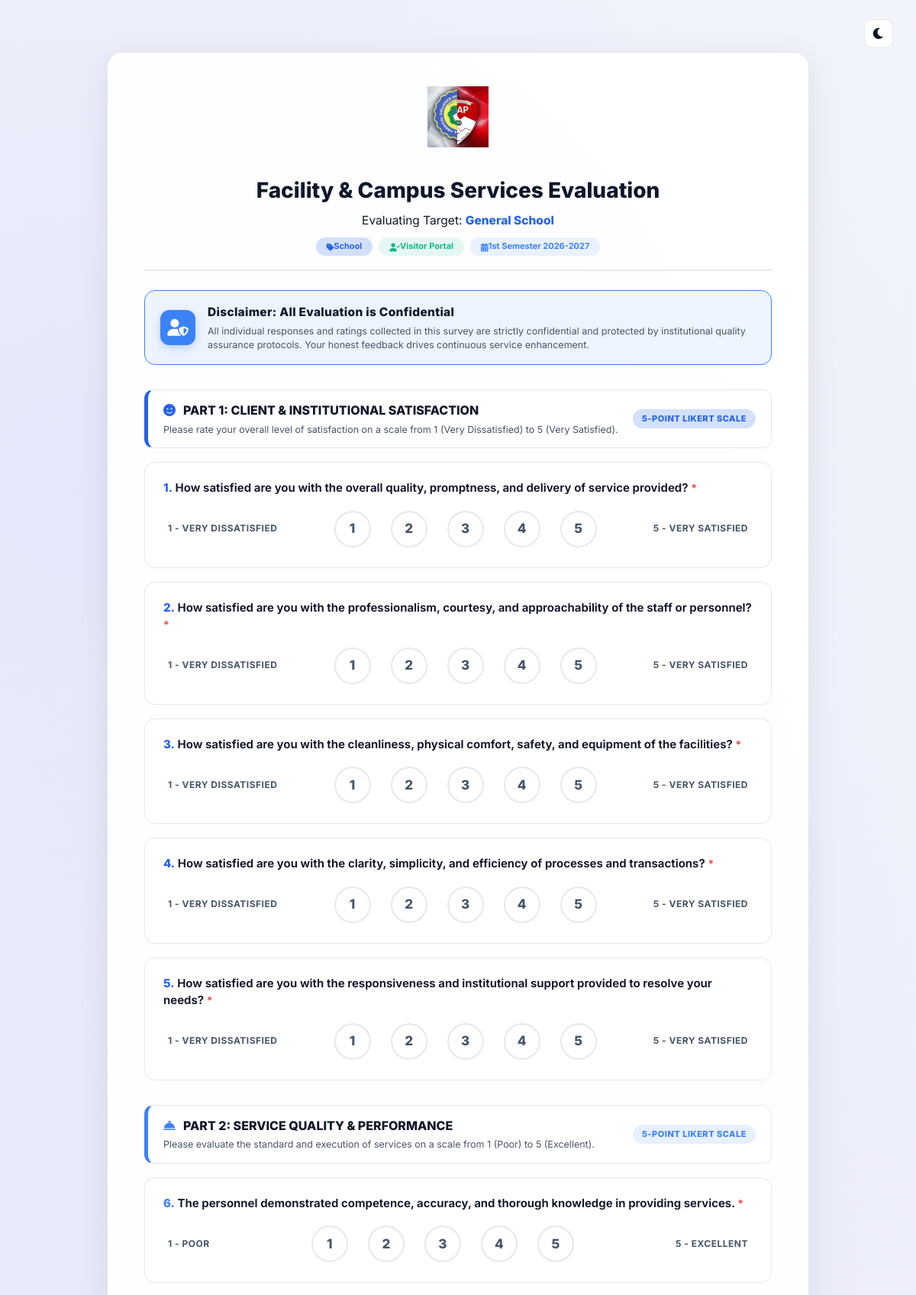
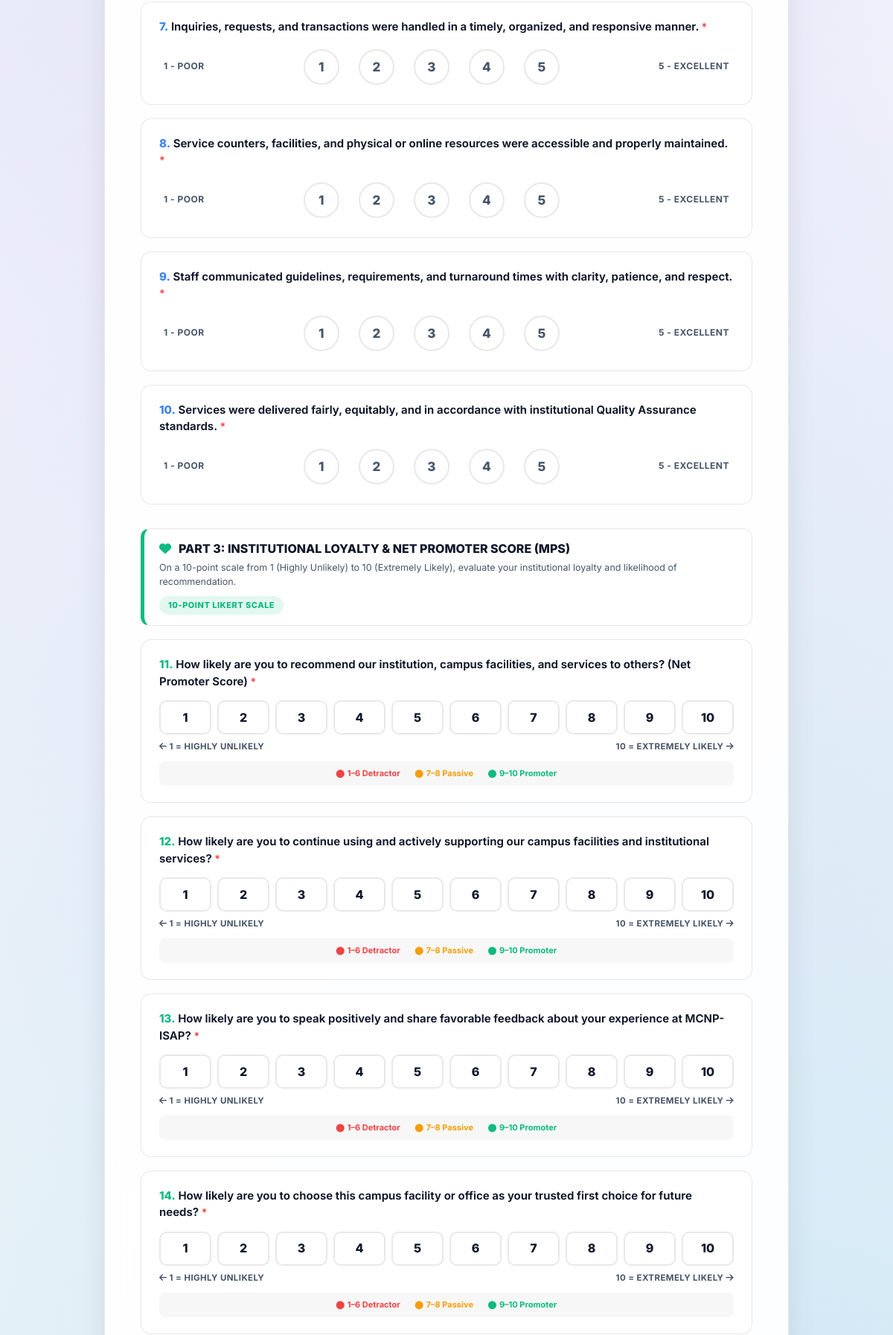
The app's page /evaluate_facility.php (upper part) with its own data (2 pictures, top to bottom).
### tables this page shows
CREATE TABLE `academic_periods` (
  `id` int(11) NOT NULL AUTO_INCREMENT,
  `school_year` varchar(20) NOT NULL,
  `semester` varchar(50) NOT NULL,
  `is_active` tinyint(1) DEFAULT 0,
  `created_at` timestamp NOT NULL DEFAULT current_timestamp(),
  PRIMARY KEY (`id`)
);

CREATE TABLE `evaluation_questions` (
  `id` int(11) NOT NULL AUTO_INCREMENT,
  `question_text` text NOT NULL,
  `category` varchar(100) DEFAULT 'General',
  PRIMARY KEY (`id`)
);

### evaluate_facility.php (the view, shortened to what this page needs)
<?php
include 'db_connect.php';
if (!isset($_SESSION['role'])) {
    $chk_v = $conn->query("SELECT id FROM users WHERE username = 'guest_visitor' LIMIT 1");
    if ($v_row = $chk_v->fetch_assoc()) {
        $_SESSION['id'] = (int)$v_row['id'];
    } else {
        $p_hash = password_hash('guest_visitor_pwd', PASSWORD_DEFAULT);
        $conn->query("INSERT INTO users (username, password, role, full_name, first_name, last_name, school, status) VALUES ('guest_visitor', '$p_hash', 'visitor', 'Guest Visitor', 'Guest', 'Visitor', 'isap', 'active')");
    }
}
$user_role = $_SESSION['role'];
if ($user_role === 'faculty') {
    $return_url = 'dashboard_faculty.php#facilities-section';
    $portal_name = 'Faculty Portal';
} elseif ($user_role === 'dean') {
    $return_url = 'dashboard_dean.php#facilities-section';
    $portal_name = 'Dean Portal';
} elseif ($user_role === 'visitor') {
    $return_url = 'dashboard_visitor.php#facilities-section';
    $portal_name = 'Visitor Portal';
} else {
    $return_url = 'dashboard_student.php#facilities-tab';
    $portal_name = 'Student Portal';
}
$target_name = trim($_GET['target'] ?? 'General School');
$category_filter = trim($_GET['cat'] ?? 'School');
$sat_questions = $conn->query("SELECT * FROM evaluation_questions WHERE category = 'Satisfaction' ORDER BY id ASC")->fetch_all(MYSQLI_ASSOC);
$srv_questions = $conn->query("SELECT * FROM evaluation_questions WHERE category = 'Service' ORDER BY id ASC")->fetch_all(MYSQLI_ASSOC);
$loy_questions = $conn->query("SELECT * FROM evaluation_questions WHERE category = 'Loyalty' ORDER BY id ASC")->fetch_all(MYSQLI_ASSOC);
$active_period = $conn->query("SELECT id, semester, school_year FROM academic_periods WHERE is_active = 1 LIMIT 1")->fetch_assoc();
$period_label = $active_period ? ($active_period['semester'] . ' ' . $active_period['school_year']) : 'Academic Year 2026-2027';
$already_eval = false;
$user_school = $_SESSION['school'] ?? null;
if ($user_school === 'isap') {
    $form_logo = 'ISAP_Logo.png';
} elseif ($user_school === 'mcnp') {
    $form_logo = 'MCNP_Logo.png';
} else {
    $form_logo = 'mcnp-isap.png';
}
$submitted = false;
?>
<!DOCTYPE html>
<html lang="en">
<head>
    <link rel="stylesheet" href="style.css?v=<?php echo filemtime('style.css'); ?>">
    <link rel="stylesheet" href="https://cdnjs.cloudflare.com/ajax/libs/font-awesome/6.0.0/css/all.min.css">
</head>
<body class="dashboard-body eval-page">
    <div class="eval-floating-theme" style="position: absolute; top: 25px; right: 30px; z-index: 1000;">
        <div class="theme-toggle" id="themeBtn" onclick="toggleTheme()" title="Toggle Theme" style="cursor:pointer; width:38px; height:38px; display:flex; align-items:center; justify-content:center; background:var(--card-bg); border:1px solid var(--border-color); border-radius:10px;">
            <i class="fas fa-moon"></i>
        </div>
    </div>
    <div class="eval-container">
        <?php if ($already_eval && !$submitted): ?>
        <div class="success-screen">
             <div class="success-icon"><i class="fas fa-check-circle" style="color: #3b82f6;"></i></div>
             <h2 style="color: var(--text-main); margin-bottom: 12px;">Evaluation Already Recorded</h2>
             <p style="color: var(--text-muted); margin-bottom: 25px;">You have already submitted an official evaluation for <strong><?php echo htmlspecialchars($target_name); ?></strong> for the current academic period.</p>
             <div style="margin-top: 30px;">
                 <a href="<?php echo htmlspecialchars($return_url); ?>" class="nav-link-btn" style="text-decoration:none; display:inline-block; width:auto; padding:12px 40px; background: var(--accent); color: white; border-radius: 8px; font-weight: 700;">
                     <i class="fas fa-arrow-left"></i> Return to Dashboard
                 </a>
             </div>
        </div>
        <?php elseif (!$submitted): ?>
        <div class="form-header">
            <div style="display:flex; justify-content:center; margin-bottom:15px;">
                <div class="eval-logo-badge eval-logo-large"><img src="<?php echo htmlspecialchars($form_logo); ?>" alt="Logo"></div>
            </div>
            <h2>Facility & Campus Services Evaluation</h2>
            <p style="margin-bottom: 10px; font-size: 15.5px; color: var(--text-main);">
                Evaluating Target: <strong style="color: var(--accent); font-weight: 800;"><?php echo htmlspecialchars($target_name); ?></strong>
            </p>
            <div style="display: flex; gap: 8px; justify-content: center; flex-wrap: wrap;">
                <span class="category-badge" style="background: var(--purple-glow); color: var(--accent); font-weight: 700; font-size: 11px;">
                    <i class="fas fa-tag"></i> <?php echo htmlspecialchars($category_filter); ?>
                </span>
                <span class="category-badge" style="background: rgba(16, 185, 129, 0.1); color: #10b981; font-weight: 700; font-size: 11px;">
                    <i class="fas fa-user-check"></i> <?php echo htmlspecialchars($portal_name); ?>
                </span>
                <span class="category-badge" style="background: rgba(59, 130, 246, 0.1); color: #3b82f6; font-weight: 700; font-size: 11px;">
                    <i class="fas fa-calendar-alt"></i> <?php echo htmlspecialchars($period_label); ?>
                </span>
            </div>
        </div>
        <div class="confidentiality-card">
            <div class="confidentiality-icon"><i class="fas fa-user-shield"></i></div>
            <div class="confidentiality-content">
                <h4>Disclaimer: All Evaluation is Confidential</h4>
                <p>All individual responses and ratings collected in this survey are strictly confidential and protected by institutional quality assurance protocols. Your honest feedback drives continuous service enhancement.</p>
            </div>
        </div>
        <form method="POST" id="evalForm">
            <div class="dimension-header">
                <div>
                    <div class="dimension-title">
                        <i class="fas fa-smile" style="color:var(--accent);"></i> PART 1: CLIENT & INSTITUTIONAL SATISFACTION
                    </div>
                    <div class="dimension-subtitle">
                        Please rate your overall level of satisfaction on a scale from 1 (Very Dissatisfied) to 5 (Very Satisfied).
                    </div>
                </div>
                <span class="dimension-badge">5-Point Likert Scale</span>
            </div>
            <?php
            $q_idx = 1;
            foreach ($sat_questions as $q):
            ?>
            <div class="question-box">
                <div class="question-text">
                    <span style="color:var(--accent); font-weight:800;"><?php echo $q_idx++; ?>.</span>
                    <?php echo htmlspecialchars($q['question_text']); ?>
                    <span style="color:#ef4444; font-size:14px;">*</span>
                </div>
                <div class="rating-scale-5">
                    <span class="scale-label">1 - Very Dissatisfied</span>
                    <div class="rating-options-5">
                        <?php for($i = 1; $i <= 5; $i++): ?>
                        <label class="radio-label-5" title="Score <?php echo $i; ?>">
                            <span><?php echo $i; ?></span>
                        </label>
                        <?php endfor; ?>
                    </div>
                    <span class="scale-label">5 - Very Satisfied</span>
                </div>
            </div>
            <?php endforeach; ?>
            <div class="dimension-header srv">
                <div>
                    <div class="dimension-title">
                        <i class="fas fa-concierge-bell" style="color:#3b82f6;"></i> PART 2: SERVICE QUALITY & PERFORMANCE
                    </div>
                    <div class="dimension-subtitle">
                        Please evaluate the standard and execution of services on a scale from 1 (Poor) to 5 (Excellent).
                    </div>
                </div>
                <span class="dimension-badge srv">5-Point Likert Scale</span>
            </div>
            <?php foreach ($srv_questions as $q): ?>
            <div class="question-box">
                <div class="question-text">
                    <span style="color:#3b82f6; font-weight:800;"><?php echo $q_idx++; ?>.</span>
                    <?php echo htmlspecialchars($q['question_text']); ?>
                    <span style="color:#ef4444; font-size:14px;">*</span>
                </div>
                <div class="rating-scale-5">
                    <span class="scale-label">1 - Poor</span>
                    <div class="rating-options-5">
                        <?php for($i = 1; $i <= 5; $i++): ?>
                        <label class="radio-label-5" title="Score <?php echo $i; ?>">
                            <span><?php echo $i; ?></span>
                        </label>
                        <?php endfor; ?>
                    </div>
                    <span class="scale-label">5 - Excellent</span>
                </div>
            </div>
            <?php endforeach; ?>
            <div class="dimension-header loy">
                <div>
                    <div class="dimension-title">
                        <i class="fas fa-heart" style="color:#10b981;"></i> PART 3: INSTITUTIONAL LOYALTY & NET PROMOTER SCORE (MPS)
                    </div>
                    <div class="dimension-subtitle">
                        On a 10-point scale from 1 (Highly Unlikely) to 10 (Extremely Likely), evaluate your institutional loyalty and likelihood of recommendation.
                    </div>
                </div>
                <span class="dimension-badge loy">10-Point Likert Scale</span>
            </div>
            <?php foreach ($loy_questions as $q): ?>
            <div class="question-box">
                <div class="question-text">
                    <span style="color:#10b981; font-weight:800;"><?php echo $q_idx++; ?>.</span>
                    <?php echo htmlspecialchars($q['question_text']); ?>
                    <span style="color:#ef4444; font-size:14px;">*</span>
                </div>
                <div class="scale-10-wrapper">
                    <div class="scale-10-grid">
                        <?php for($i = 1; $i <= 10; $i++):
                            $tier_class = ($i <= 6) ? 'detractor' : (($i <= 8) ? 'passive' : 'promoter');
                        ?>
                        <label class="scale-10-item <?php echo $tier_class; ?>" title="Rating <?php echo $i; ?> of 10">
                            <span><?php echo $i; ?></span>
                        </label>
                        <?php endfor; ?>
                    </div>
                    <div class="scale-10-legend">
                        <span><i class="fas fa-arrow-left"></i> 1 = Highly Unlikely</span>
                        <span>10 = Extremely Likely <i class="fas fa-arrow-right"></i></span>
                    </div>
                    <div class="nps-legend-bar">
                        <span class="nps-tag-detractor"><i class="fas fa-circle"></i> 1–6 Detractor</span>
                        <span class="nps-tag-passive"><i class="fas fa-circle"></i> 7–8 Passive</span>
                        <span class="nps-tag-promoter"><i class="fas fa-circle"></i> 9–10 Promoter</span>
                    </div>
                </div>
            </div>
            <?php endforeach; ?>
        </form>
        <?php endif; ?>
    </div>
</body>
</html>

### records on screen
academic_periods: period_label "1st Semester 2026-2027"
evaluation_questions: question_text "How satisfied are you with the overall quality, promptness, and delivery of service provided?"
evaluation_questions: question_text "How satisfied are you with the professionalism, courtesy, and approachability of the staff or personnel?"
evaluation_questions: question_text "How satisfied are you with the cleanliness, physical comfort, safety, and equipment of the facilities?"
evaluation_questions: question_text "How satisfied are you with the clarity, simplicity, and efficiency of processes and transactions?"
evaluation_questions: question_text "How satisfied are you with the responsiveness and institutional support provided to resolve your needs?"
evaluation_questions: question_text "The personnel demonstrated competence, accuracy, and thorough knowledge in providing services."
evaluation_questions: question_text "Inquiries, requests, and transactions were handled in a timely, organized, and responsive manner."
evaluation_questions: question_text "Service counters, facilities, and physical or online resources were accessible and properly maintained."
evaluation_questions: question_text "Staff communicated guidelines, requirements, and turnaround times with clarity, patience, and respect."
evaluation_questions: question_text "Services were delivered fairly, equitably, and in accordance with institutional Quality Assurance standards."
evaluation_questions: question_text "How likely are you to recommend our institution, campus facilities, and services to others? (Net Promoter Score)"
evaluation_questions: question_text "How likely are you to continue using and actively supporting our campus facilities and institutional services?"
evaluation_questions: question_text "How likely are you to speak positively and share favorable feedback about your experience at MCNP-ISAP?"
evaluation_questions: question_text "How likely are you to choose this campus facility or office as your trusted first choice for future needs?"

### other values on screen
$target_name "General School"
$category_filter "School"
$portal_name "Visitor Portal"
